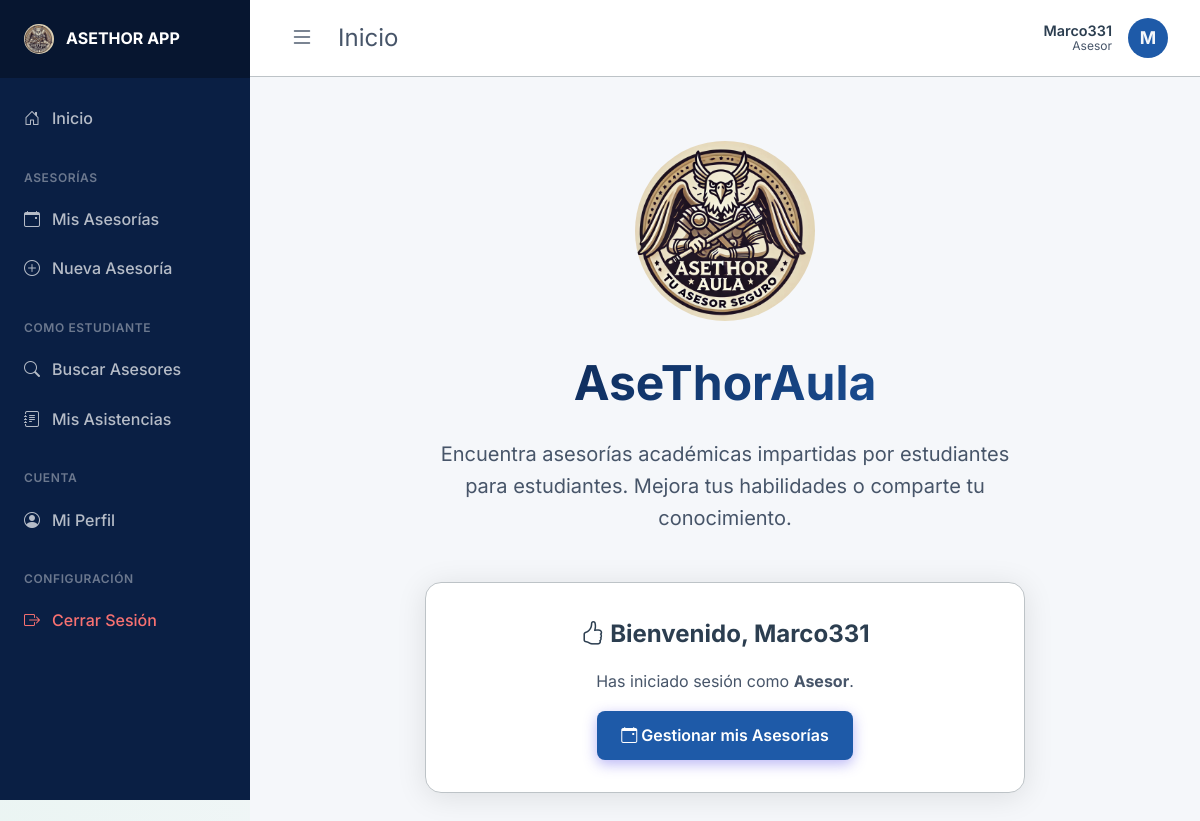
The app's page /home (signed in) with its own data.
### app/models.py (models this page shows, shortened)
class Profile(db.Model):
    id = db.Column(db.Integer, primary_key=True)
    user_id = db.Column(db.Integer, db.ForeignKey('user.id'), nullable=False)
    full_name = db.Column(db.String(100), nullable=True)
    bio = db.Column(db.Text, nullable=True)
    strengths = db.Column(db.String(200), nullable=True) # e.g. "matemáticas, programación"
    focus_areas = db.Column(db.String(200), nullable=True) # e.g. "álgebra, base de datos sql"
    rating_avg = db.Column(db.Float, default=0.0) # Calculated average for Asesores

class User(db.Model, UserMixin):
    id = db.Column(db.Integer, primary_key=True)
    username = db.Column(db.String(20), unique=True, nullable=False)
    password_hash = db.Column(db.String(60), nullable=False)
    role = db.Column(db.String(20), nullable=False, default='Estudiante') # Super-Admin, Admin, Asesor, Estudiante
    profile = db.relationship('Profile', backref='user', uselist=False, cascade='all, delete-orphan')
    sessions_given = db.relationship('TutoringSession', backref='asesor', cascade='all, delete-orphan')
    reviews_received = db.relationship('Review', foreign_keys='Review.asesor_id', backref='asesor_reviewed', cascade='all, delete-orphan')
    enrollments = db.relationship('Enrollment', backref='student', cascade='all, delete-orphan')
    reviews_given = db.relationship('Review', foreign_keys='Review.student_id', backref='student_reviewer', cascade='all, delete-orphan')

### app/routes/main.py (the view)
@main.route('/')
@main.route('/home')
def home():
    if current_user.is_authenticated and current_user.role == 'Estudiante':
        return redirect(url_for('estudiante.search'))
    return render_template('main/home.html')

### app/models.py (called while the page is built)
@login_manager.user_loader
def load_user(user_id):
    return User.query.get(int(user_id))

### app/templates/main/home.html
{% extends 'base.html' %}
{% block content %}
<div class="text-center mt-4">
    <img src="{{ url_for('static', filename='img/logo.jpg') }}" alt="AseThorAula Logo" style="display: block; margin: 0 auto 1.5rem auto; height: 180px; width: 180px; object-fit: cover; border-radius: 50%;">
    <h1 style="font-size: 3rem; margin-bottom: 1rem; background: linear-gradient(135deg, var(--navbar-bg), var(--primary-color)); background-clip: text; -webkit-background-clip: text; -webkit-text-fill-color: transparent;">AseThorAula</h1>
    <p style="font-size: 1.25rem; color: var(--text-secondary); max-width: 600px; margin: 0 auto 3rem auto;">Encuentra asesorías académicas impartidas por estudiantes para estudiantes. Mejora tus habilidades o comparte tu conocimiento.</p>
    {% if not current_user.is_authenticated %}
        <div class="d-flex gap-1" style="justify-content: center;">
            <a href="{{ url_for('auth.register') }}" class="btn btn-primary" style="font-size: 1.1rem; padding: 1rem 2rem;">
                <i class="bi bi-person-plus-fill"></i> Unirse como Estudiante
            </a>
            <a href="{{ url_for('auth.login') }}" class="btn glass" style="font-size: 1.1rem; padding: 1rem 2rem; color: var(--text-primary);">
                <i class="bi bi-box-arrow-in-right"></i> Iniciar Sesión
            </a>
        </div>
    {% else %}
        <div class="glass card" style="max-width: 600px; margin: 0 auto;">
            <h2><i class="bi bi-hand-thumbs-up"></i> Bienvenido, {{ current_user.profile.full_name or current_user.username }}</h2>
            <p>Has iniciado sesión como <strong>{{ current_user.role }}</strong>.</p>
            <div class="mt-2 text-center">
                {% if current_user.role == 'Super-Admin' or current_user.role == 'Admin' %}
                    <a href="{{ url_for('admin.dashboard') }}" class="btn btn-primary">
                        <i class="bi bi-speedometer2"></i> Ir al Panel de Administración
                    </a>
                {% elif current_user.role == 'Asesor' %}
                    <a href="{{ url_for('asesor.sessions') }}" class="btn btn-primary">
                        <i class="bi bi-calendar-event"></i> Gestionar mis Asesorías
                    </a>
                {% elif current_user.role == 'Estudiante' %}
                    <a href="{{ url_for('estudiante.search') }}" class="btn btn-primary">
                        <i class="bi bi-search"></i> Buscar Asesorías Disponibles
                    </a>
                {% endif %}
            </div>
        </div>
    {% endif %}
</div>
{% endblock %}

### app/templates/base.html (shortened to what this page needs)
<!DOCTYPE html>
<html lang="es">
<head>
    <link rel="stylesheet" href="{{ url_for('static', filename='css/style.css') }}">
    <link rel="stylesheet" href="https://cdn.jsdelivr.net/npm/bootstrap-icons@1.11.3/font/bootstrap-icons.min.css">
</head>
<body>
    {% if current_user.is_authenticated %}
    <div class="app-wrapper">
        <aside id="sidebar" class="sidebar">
            <div class="sidebar-header">
                <img src="{{ url_for('static', filename='img/logo.jpg') }}" alt="Logo" style="height: 30px; width: 30px; object-fit: cover; border-radius: 50%;">
                <span style="font-weight: 700;">ASETHOR APP</span>
            </div>
            <nav class="sidebar-nav">
                {% if current_user.role != 'Estudiante' %}
                    <a href="{{ url_for('main.home') }}" class="sidebar-link">
                        <i class="bi bi-house-door"></i> Inicio
                    </a>
                {% endif %}
                {% if current_user.role == 'Super-Admin' or current_user.role == 'Admin' %}
                    <div class="sidebar-section">Administración</div>
                    <a href="{{ url_for('admin.dashboard') }}" class="sidebar-link">
                        <i class="bi bi-speedometer2"></i> Panel Admin
                    </a>
                    <a href="{{ url_for('admin.create_user') }}" class="sidebar-link">
                        <i class="bi bi-person-plus"></i> Crear Usuario
                    </a>
                {% elif current_user.role == 'Asesor' %}
                    <div class="sidebar-section">Asesorías</div>
                    <a href="{{ url_for('asesor.sessions') }}" class="sidebar-link">
                        <i class="bi bi-calendar-event"></i> Mis Asesorías
                    </a>
                    <a href="{{ url_for('asesor.new_session') }}" class="sidebar-link">
                        <i class="bi bi-plus-circle"></i> Nueva Asesoría
                    </a>
                    <div class="sidebar-section">Como Estudiante</div>
                    <a href="{{ url_for('estudiante.search') }}" class="sidebar-link">
                        <i class="bi bi-search"></i> Buscar Asesores
                    </a>
                    <a href="{{ url_for('estudiante.my_sessions') }}" class="sidebar-link">
                        <i class="bi bi-journal-text"></i> Mis Asistencias
                    </a>
                    <div class="sidebar-section">Cuenta</div>
                    <a href="{{ url_for('asesor.profile') }}" class="sidebar-link">
                        <i class="bi bi-person-circle"></i> Mi Perfil
                    </a>
                {% endif %}
                <div class="sidebar-section">Configuración</div>
                <a href="{{ url_for('auth.logout') }}" class="sidebar-link" style="color: #f87171;">
                    <i class="bi bi-box-arrow-right"></i> Cerrar Sesión
                </a>
            </nav>
        </aside>
        <main class="main-wrapper">
            <header class="topbar">
                <div class="d-flex align-center gap-1">
                    <button id="sidebarToggle" class="btn-toggle">
                        <i class="bi bi-list"></i>
                    </button>
                    <div class="topbar-title">{% if title %}{{ title }}{% else %}Inicio{% endif %}</div>
                </div>
                <div class="topbar-profile">
                    <div style="text-align: right; line-height: 1.2;">
                        <div style="font-weight: 600; color: var(--text-primary); font-size: 0.9rem;">{{ current_user.profile.full_name or current_user.username }}</div>
                        <div style="font-size: 0.75rem; color: var(--text-secondary);">{{ current_user.role }}</div>
                    </div>
                    <div class="avatar">{{ current_user.username[0]|upper }}</div>
                </div>
            </header>
            <div class="container" style="padding: 2rem;">
    {% endif %}
        {% block content %}{% endblock %}
    {% if current_user.is_authenticated %}
            </div>
        </main>
    </div>
    {% else %}
    </main>
    {% endif %}
</body>
</html>

### app/static/css/style.css (style rules this page uses)
:root { --bg-color: #F5F7FA; --navbar-bg: #0A1F44; --surface-color: #FFFFFF; --surface-border: #BDC3C7; --primary-color: #1E5AA8; --primary-hover: #123A73; --text-primary: #2C3E50; --text-secondary: #475569; --danger-color: #E74C3C; --success-color: #2ECC71; --warning-color: #f59e0b; --font-family: 'Inter', sans-serif; }
* { box-sizing: border-box; margin: 0; padding: 0; }
body { background-color: var(--bg-color); color: var(--text-primary); font-family: var(--font-family); line-height: 1.6; min-height: 100vh; display: flex; flex-direction: column; background-image: radial-gradient(circle at top right, rgba(30, 90, 168, 0.05), transparent 40%), radial-gradient(circle at bottom left, rgba(46, 204, 113, 0.05), transparent 40%); background-attachment: fixed; }
.glass { background: var(--surface-color); backdrop-filter: blur(12px); -webkit-backdrop-filter: blur(12px); border: 1px solid var(--surface-border); border-radius: 16px; box-shadow: 0 4px 30px rgba(0, 0, 0, 0.1); }
.container { max-width: 1200px; margin: 0 auto; padding: 2rem; flex: 1; }
.card { padding: 2rem; margin-bottom: 2rem; }
.btn { display: inline-block; padding: 0.75rem 1.5rem; border-radius: 8px; font-weight: 600; text-align: center; cursor: pointer; border: none; text-decoration: none; font-family: var(--font-family); }
.btn-primary { background-color: var(--primary-color); color: white; box-shadow: 0 4px 14px rgba(79, 70, 229, 0.4); }
h1, h2, h3 { margin-bottom: 1rem; font-weight: 700; color: var(--text-primary); }
p { margin-bottom: 1rem; color: var(--text-secondary); }
.text-center { text-align: center; }
.mt-2 { margin-top: 1rem; }
.mt-4 { margin-top: 2rem; }
.d-flex { display: flex; }
.align-center { align-items: center; }
.gap-1 { gap: 1rem; }
.app-wrapper { display: flex; min-height: 100vh; }
.sidebar { width: 250px; background-color: var(--navbar-bg); color: rgba(255, 255, 255, 0.7); display: flex; flex-direction: column; position: fixed; height: 100vh; overflow-y: auto; z-index: 1001; transition: transform 0.3s ease, width 0.3s ease; }
.sidebar-header { padding: 1.5rem; background-color: rgba(0, 0, 0, 0.3); display: flex; align-items: center; gap: 0.75rem; color: #ffffff; }
.sidebar-nav { padding: 1rem 0; display: flex; flex-direction: column; }
.sidebar-link { padding: 0.75rem 1.5rem; color: rgba(255, 255, 255, 0.7); text-decoration: none; display: flex; align-items: center; gap: 0.75rem; font-weight: 500; transition: all 0.3s ease; }
.sidebar-section { padding: 1.5rem 1.5rem 0.5rem; font-size: 0.75rem; text-transform: uppercase; letter-spacing: 0.05em; color: rgba(255, 255, 255, 0.4); font-weight: 600; }
.main-wrapper { flex: 1; margin-left: 250px; display: flex; flex-direction: column; background-color: var(--bg-color); transition: margin-left 0.3s ease; }
.btn-toggle { background: none; border: none; font-size: 1.5rem; color: var(--text-secondary); cursor: pointer; display: flex; align-items: center; justify-content: center; padding: 0.5rem; border-radius: 8px; transition: background-color 0.2s; }
.topbar { background-color: #ffffff; padding: 1rem 2rem; display: flex; justify-content: space-between; align-items: center; border-bottom: 1px solid var(--surface-border); }
.topbar-title { font-size: 1.5rem; color: var(--text-secondary); }
.topbar-profile { display: flex; align-items: center; gap: 1rem; }
.avatar { width: 40px; height: 40px; border-radius: 50%; background-color: var(--primary-color); color: var(--bg-color); display: flex; align-items: center; justify-content: center; font-weight: bold; font-size: 1.1rem; }

### records on screen
Profile: profile "Marco331"
User: role "Asesor", username "M"
